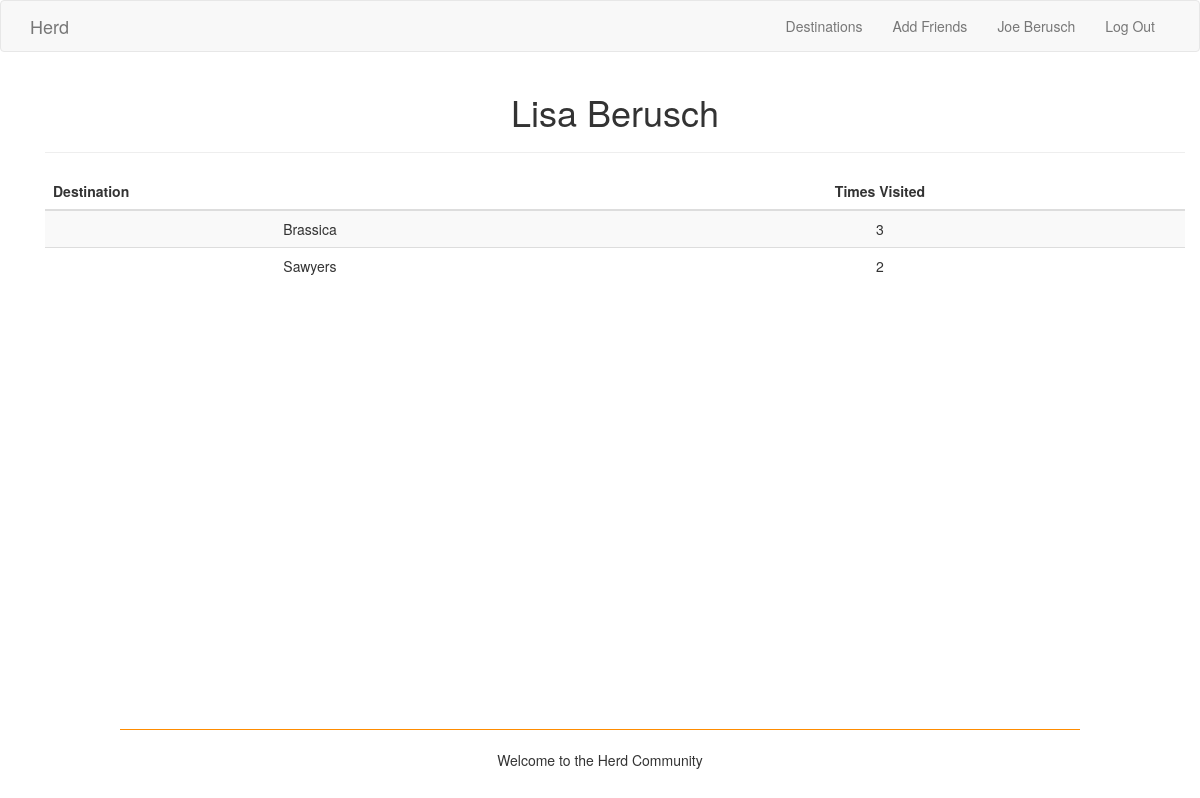
The page /user/lberusch (signed in) on the database its author committed.
### app/models.py (models this page shows, shortened)
class User(UserMixin, db.Model):
    __tablename__ = 'users'
    user_id = db.Column(db.Integer, primary_key=True)
    username = db.Column(db.String(80), index=True, unique=True)
    name = db.Column(db.String(120))
    email = db.Column(db.String(120), index=True, unique=True)
    region = db.Column(db.String(50), index=True)
    destinations = db.relationship('Association', back_populates='user')
    friends = db.relationship('User',
        secondary=friendship_identifier,
        primaryjoin= user_id == friendship_identifier.c.user_id,
        secondaryjoin= user_id == friendship_identifier.c.friend_id)

class Association(db.Model):
    __tablename__ = 'associations'
    user_id = db.Column(db.Integer, db.ForeignKey('users.user_id'), primary_key=True)
    destination_id = db.Column(db.Integer, db.ForeignKey('destinations.destination_id'), primary_key=True)
    num_visits = db.Column(db.Integer)
    user = db.relationship("User", back_populates="destinations")
    destination = db.relationship("Destination", back_populates="users")

class Destination(db.Model):
    __tablename__ = 'destinations'
    destination_id = db.Column(db.Integer, primary_key=True)
    name = db.Column(db.String(120), index=True, unique=True)
    img_src = db.Column(db.String(1000))
    region = db.Column(db.String(50))
    yelp_link = db.Column(db.String(150))
    num_visits = db.Column(db.Integer)
    users = db.relationship('Association', back_populates='destination')

### app/routes.py (the view)
@app.route('/user/<username>')
@login_required
def user(username):
    ulog('user -> page access for username {}'.format(username))
    user = User.query.filter_by(username=username).first_or_404()
    destinations = sorted(user.destinations, key=attrgetter('num_visits'), reverse=True)
    return render_template('user.html', user=user, destinations=destinations)

### app/helpers.py (called while the page is built)
def ulog(msg):
    fp = open('usage_logs.txt', 'a')
    print('--- ', current_user.username, ' ---- ', date.today(), ' ---', file=fp)
    print(msg, file=fp)
    fp.close()

### app/models.py (called while the page is built)
@login.user_loader
def load_user(id):
    return User.query.get(int(id))

### app/templates/user.html
{% extends "base.html" %}
{% block app_content %}
<div class="container">
    <h1>{{ user.name }}</h1>
    <hr>
    <table class="table table-hover table-striped">
        <thead>
            <tr>
                <th>Destination</th>
                <th class="text-center">Times Visited</th>
            </tr>
        </thead>
    {% for assoc in destinations %}
        {% if assoc.num_visits > 0 %}
        <tr>
            <td>{{ assoc.destination.name }}</td>
            <td class="text-center">{{ assoc.num_visits }}</td>
        </tr>
        {% endif %}
    {% endfor %}
    </table>
</div>
{% endblock %}

### app/templates/base.html (shortened to what this page needs)
{% extends 'bootstrap/base.html' %}
{% block navbar %}
    <nav class="navbar navbar-default">
        <div class="container">
            <div class="navbar-header">
                <a class="navbar-brand" href="{{ url_for('index') }}">Herd</a>
            </div>
            <div class="collapse navbar-collapse" id="bs-example-navbar-collapse-1">
                <ul class="nav navbar-nav navbar-right">
                    <li><a href="{{ url_for('list') }}">Destinations</a></li>
                    <li><a href="{{ url_for('add_friends') }}">Add Friends</a></li>
                    {% if current_user.is_authenticated %}
                    <li><a href="{{ url_for('user', username=current_user.username) }}">{{ current_user.name }}</a></li>
                    <li><a href="{{ url_for('logout') }}">Log Out</a></li>
                    {% else %}
                    <li><a href="{{ url_for('login') }}">Login</a></li>
                    <li><a href="{{ url_for('signup') }}">Sign Up</a></li>
                    {% endif %}
                </ul>
            </div>
        </div>
    </nav>
{% endblock %}
{% block content %}
    <link rel= "stylesheet" type= "text/css" href= "{{ url_for('static',filename='styles/base.css') }}">
    <div class="container text-center">
    {% block app_content %}{% endblock app_content %}
    <br />
    </div>
    {% block footer %}
    <div class="footer">
        <hr style="width: 80%; border-top: 1px solid darkorange;"/>
        <div class="text-center">
            <p>Welcome to the Herd Community</p>
        </div>
    <br />
    {% endblock footer %}
{% endblock content %}

### app/templates/base.html (style rules this page uses)
html { position: relative; min-height: 100%; }
body { margin-bottom: 91px; }
.footer { position: absolute; bottom: 0; width: 100%; height: 91px; }

### rows shown on the page
User: name "Joe Berusch"
User: name "Lisa Berusch"
Association: destination.name "Brassica", num_visits "3"
Association: destination.name "Sawyers", num_visits "2"
